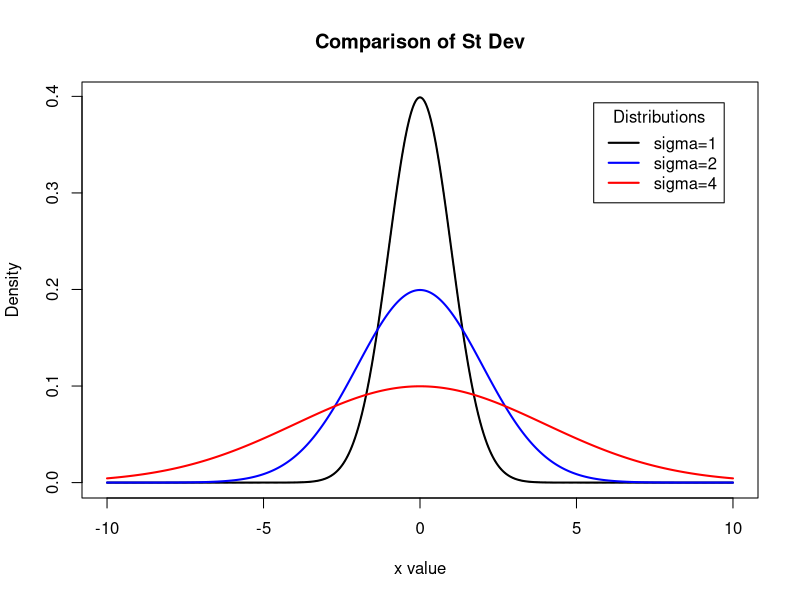
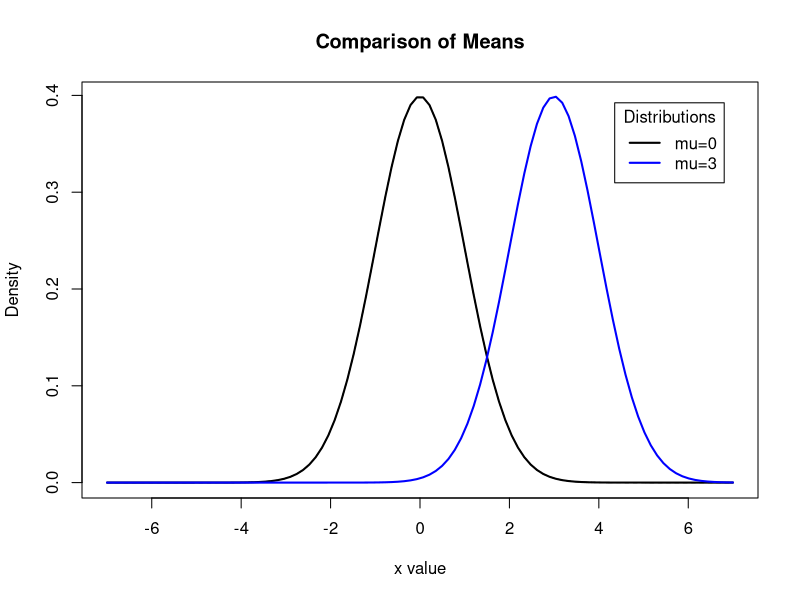
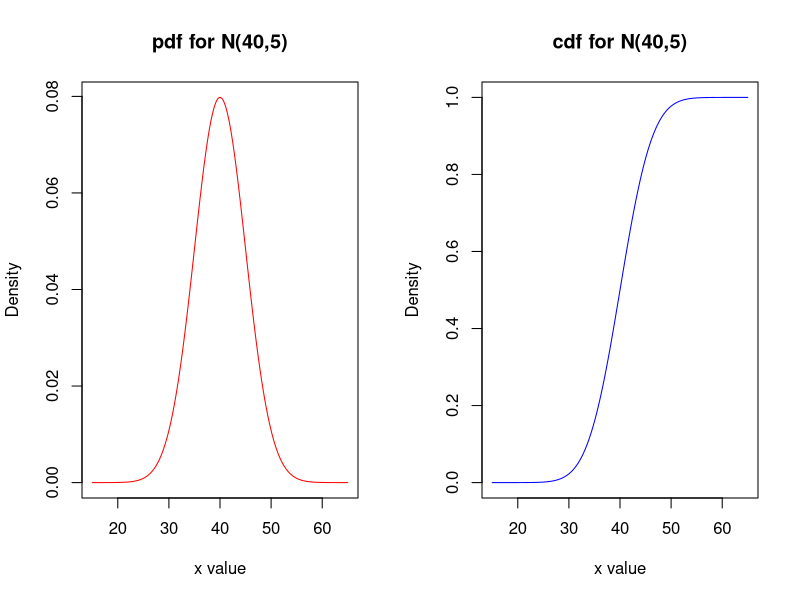
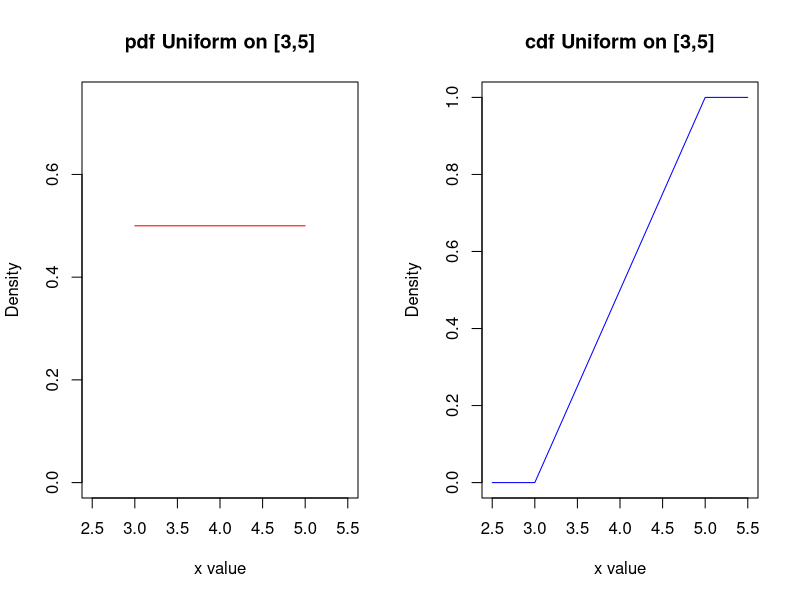
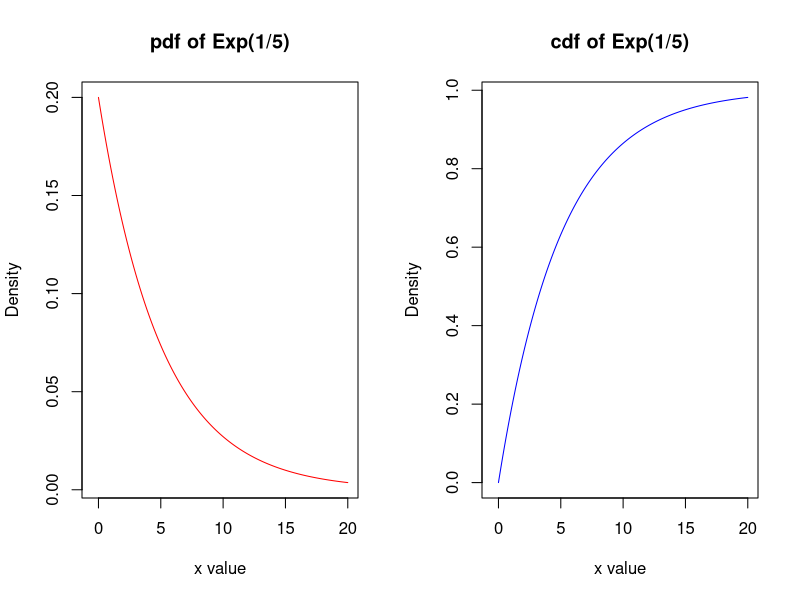
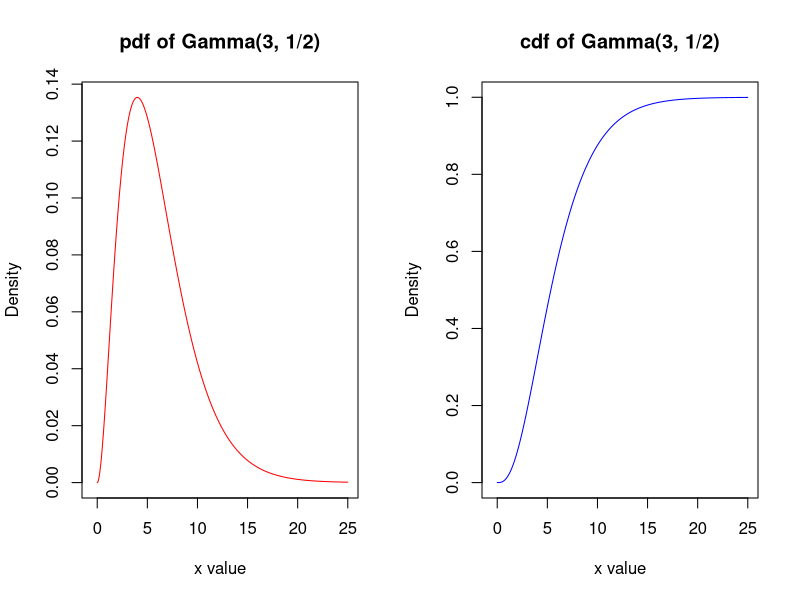

The R source for these figures, in order:
## ---- chunk 1
#| eval: true
#| echo: false
#| output: true
x <- seq(-10, 10, length=1000)
stan <- dnorm(x)

std <- c(1, 2, 4)
colors <- c("black", "blue", "red")
labels <- c("sigma=1", "sigma=2", "sigma=4")

plot(x, stan, type="l", lty=2, xlab="x value",
  ylab="Density", main="Comparison of St Dev")

for (i in 1:3){
  lines(x, dnorm(x, 0, std[i]), lwd=2, col=colors[i])
}

legend("topright", inset=.05, title="Distributions",
  labels, lwd=2, lty=1, col=colors)
## ---- chunk 2
#| eval: true
#| echo: false
#| output: true
x <- seq(-7, 7, length=100)
stan <- dnorm(x)
mu <- c(0, 3)
colors <- c("black", "blue")
labels <- c("mu=0", "mu=3")

plot(x, stan, type="l", lty=2, xlab="x value",
  ylab="Density", main="Comparison of Means")

for (i in 1:2){
  lines(x, dnorm(x, mu[i], 1), lwd=2, col=colors[i])
}

legend("topright", inset=.05, title="Distributions",
  labels, lwd=2, lty=1, col=colors)
## ---- chunk 3
# use code cell to help with calculation in question 4

## ---- chunk 4
#| eval: true
#| echo: false
#| output: true
par(mfrow=c(1,2))  # plot in a 1 by 2 array

x <- seq(15, 65, length=1000)

plot(x, dnorm(x, 40, 5), type="l", col = "red", xlab="x value",
  ylab="Density", main="pdf for N(40,5)")

plot(x, pnorm(x, 40, 5), type="l", col = "blue", xlab="x value",
  ylab="Density", main="cdf for N(40,5)")
## ---- chunk 5
#| eval: true
#| echo: false
#| output: true
par(mfrow=c(1,2))  # plot in a 1 by 2 array
x <- seq(3, 5, length=1000)
y <- seq(2.5, 5.5, length=1000)

plot(x, dunif(x, 3, 5), type="l", col = "red", xlab="x value",
  ylab="Density", main="pdf Uniform on [3,5]",
  xlim = c(2.5, 5.5), ylim = c(0, 0.75))

g = function(y) {
  (y < 3) * (0) + (y >= 3 & y <= 5) * (punif(y, 3, 5)) + (y > 5) * (1)
}

plot(y, g(y), type="l", col = "blue", xlab="x value",
  ylab="Density", main="cdf Uniform on [3,5]",
  xlim = c(2.5, 5.5))
## ---- chunk 6
#| eval: true
#| echo: false
#| output: true
par(mfrow=c(1,2))  # plot in a 1 by 2 array

x <- seq(0, 20, length=1000)

plot(x, dexp(x, 1/5), type="l", col = "red", xlab="x value",
  ylab="Density", main="pdf of Exp(1/5)",
  xlim = c(-0.5, 20))

plot(x, pexp(x, 1/5), type="l", col = "blue", xlab="x value",
  ylab="Density", main="cdf of Exp(1/5)",
  xlim = c(-0.5, 20))
## ---- chunk 7
#| eval: true
#| echo: false
#| output: true
par(mfrow=c(1,2))  # plot in a 1 by 2 array

x <- seq(0, 25, length=1000)

plot(x, dgamma(x, 3, 1/2), type="l", col = "red", xlab="x value",
  ylab="Density", main="pdf of Gamma(3, 1/2)",
  xlim = c(-0.5, 25))

plot(x, pgamma(x, 3, 1/2), type="l", col = "blue", xlab="x value",
  ylab="Density", main="cdf of Gamma(3, 1/2)",
  xlim = c(-0.5, 25))
